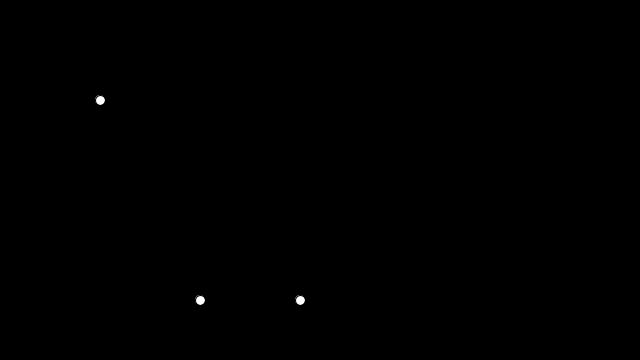
Frame 1 (no input)
Frame 60 (the mouse pressed at the canvas centre just before this capture): identical to frame 1, image omitted
Frame 120 (the mouse held since frame 60 and released just before this capture): identical to frame 1, image omitted

The Processing sketch that drew this single still picture (run headless with seeded random() and noise(); from frame 60 on, the mouse is pressed at the canvas centre):

// Processing sketch: sketch_13th_Moving_Three_Points_
// ── sketch_13th_Moving_Three_Points_.pde

int radius = 5;
int sens = 8;
int dragged = -1;
int activePoint = -1;

point2d[] points;

class point2d {
  float x, y;

  point2d(float x, float y ) {
    this.x=x;
    this.y=y;
  }
}

void setup() {
  size(640, 360);
  ellipseMode( RADIUS );
  points = new  point2d[ 3 ];
  points[ 0 ] = new point2d(100, 100);
  points[ 1 ] = new point2d(200, 300);
  points[ 2 ] = new point2d(300, 300);
}

int getActivePoint( point2d[] t, int size, int sens, int mousex, int mousey ) {
  point2d M = new point2d( mousex, mousey );

   for ( int i = 0; i < size; i++ ) {
        if ( (M.x-t[i].x)*(M.x-t[i].x)+(M.y-t[i].y)*(M.y-t[i].y) < sens*sens )
            return i;
   }
    return -1;
}

void draw() {
  background(0);
  activePoint = getActivePoint( points, 3, 7, mouseX, mouseY );
  // Draw the circles
  for ( int i = 0; i < 3; i++ ) {
  ellipse(points[ i ].x, points[ i ].y, radius, radius );
  }
}

void mousePressed() {
  if (activePoint != -1 ) {
    dragged = activePoint;
  }
}

void mouseDragged() {
  if(dragged!=-1) {
    points[dragged].x = mouseX;
    points[dragged].y = mouseY;
  }
}

void mouseReleased() {
  dragged = -1;
}
